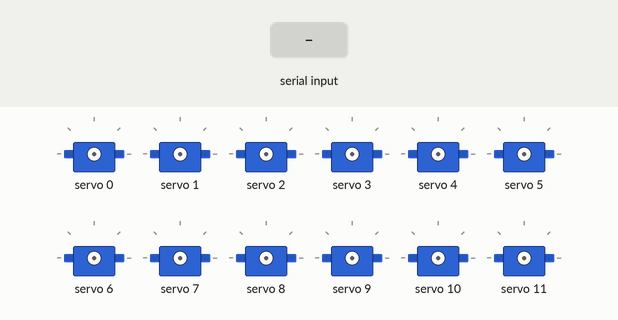
A sketch run on a simulated ESP32. On the bench: 12 × servo. The inputs (shaded band) are chosen by the test bench. What the sketch prints to the serial monitor is not drawn.

Above: at 0.0 s.
At 2.8 s:
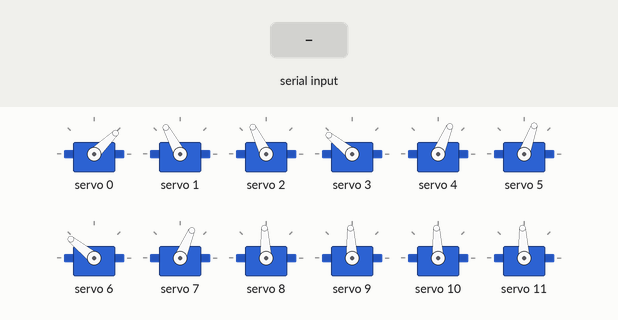
At 6.2 s:
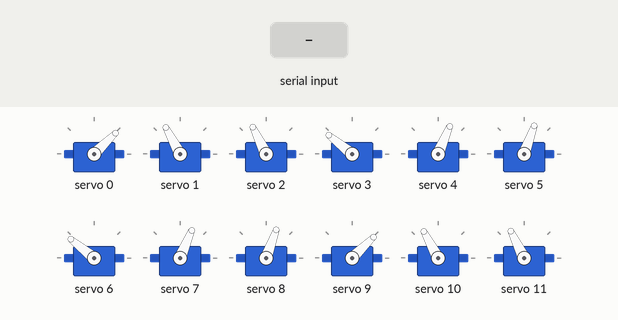
6.3 s: "C0:\n" received over Serial
Timing chart, 0 to 9.3 s (numbered marks = the images above; inputs shaded):
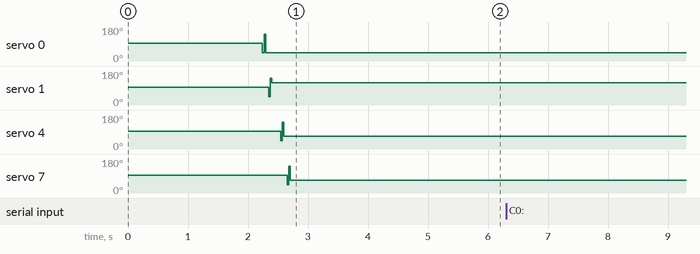

The sketch:

qv3_servo_interface.ino
```cpp
// STEVEN SERVO INTERFACE CODE v2.0 - FIXED & COMPILABLE
#include <Wire.h>
#include <Adafruit_PWMServoDriver.h>

// --- CONFIGURATION ----------------------------------------------------------
#define SERVO_FREQ      50
#define ENABLE_DIAGNOSTICS  true

// Servo limits
#define USMIN_MG996R    500
#define USMAX_MG996R   2500
#define USMIN_MG90S     600
#define USMAX_MG90S    2400

// Rest position definition
const uint16_t robotRestPose[14] = {
  1000, 1764, 1735,  // Front Left
  2000, 1235, 1264,  // Front Right
  2000, 1235, 1264,  // Back Left
  1000, 1764, 1735,  // Back Right
  USMIN_MG90S, USMAX_MG90S  // Antennas
};

// Runtime state tracking
uint16_t currentPose[14];
bool servoHealthy[14];
unsigned long servoLastUpdate[14];

Adafruit_PWMServoDriver pwm;


// ============================================================================
// HELPER FUNCTIONS - FIXED STRING HANDLING
// ============================================================================

void printDiagnostic(const char* msg) {
#if ENABLE_DIAGNOSTICS
  Serial.print("[DIAG] ");
  Serial.println(msg);
#endif
}

// Use sprintf instead of String concatenation for diagnostics
void markServoUnhealthy(uint8_t channel) {
  if (!servoHealthy[channel]) {
    char diagBuf[32];
    snprintf(diagBuf, sizeof(diagBuf), "SERVO %d UNHEALTHY", channel);
    printDiagnostic(diagBuf);
    servoHealthy[channel] = false;
  }
}

void markServoHealthy(uint8_t channel) {
  if (!servoHealthy[channel]) {
    char diagBuf[32];
    snprintf(diagBuf, sizeof(diagBuf), "SERVO %d RECOVERED", channel);
    printDiagnostic(diagBuf);
    servoHealthy[channel] = true;
  }
  servoLastUpdate[channel] = millis();
}

bool safeWriteMicroseconds(uint8_t channel, uint16_t us, uint8_t retries = 3) {
  for (uint8_t attempt = 0; attempt < retries; attempt++) {
    pwm.writeMicroseconds(channel, us);
    delay(1);

    // Simple success assumption - can't truly verify output on PCA9685
    markServoHealthy(channel);
    return true;
  }

  char diagBuf[32];
  snprintf(diagBuf, sizeof(diagBuf), "SERVO WRITE FAILED: CH %d", channel);
  printDiagnostic(diagBuf);
  markServoUnhealthy(channel);
  return false;
}


// ============================================================================
// STAGED INITIALIZATION
// ============================================================================

void setup() {
  Serial.begin(115200);
  delay(1000);

  Serial.println("========================================");
  Serial.println("   QUADRUPED SERVOS INITIALIZATION v2.0  ");
  Serial.println("========================================\n");

  Wire.begin(21, 22);
  Wire.setClock(400000);

  Serial.println("[STEP 1] Initializing PCA9685...");
  if (!pwm.begin()) {
    Serial.println("FATAL ERROR: PCA9685 not responding!");
    while (true) delay(1000);
  }

  pwm.setOscillatorFrequency(25000000);
  pwm.setPWMFreq(SERVO_FREQ);
  delay(100);

  Serial.println("\n[STEP 2] Testing each channel...");
  for (uint8_t i = 0; i < 14; i++) {
    Serial.printf("Testing channel %d... ", i);
    pwm.writeMicroseconds(i, 1500);
    delay(80);
    Serial.println("OK");

    currentPose[i] = robotRestPose[i];
    servoHealthy[i] = true;
    servoLastUpdate[i] = millis();
  }

  Serial.println("\n[STEP 3] Loading rest pose (staggered)...");

  // Group legs to prevent simultaneous current spikes
  const uint8_t legGroups[4][4] = {
    {0, 1, 2, 3},
    {4, 5, 6, 7},
    {8, 9, 10, 11},
    {12, 13, 0, 0}  // Last group smaller
  };

  for (uint8_t g = 0; g < 4; g++) {
    Serial.printf("Loading group %d...", g);

    for (uint8_t chIdx = 0; chIdx < 4; chIdx++) {
      uint8_t channel = legGroups[g][chIdx];

      // Skip dummy slots (third antenna slot)
      if (channel == 0 && g == 3) continue;
      if (channel >= 14) continue;

      // Extended warm-up for known-stubborn channels
      if (channel <= 1 || channel == 7 || channel == 4) {
        Serial.printf(" [WARM-UP]");

        // Three progressive pulses
        pwm.writeMicroseconds(channel, 1000);
        delay(25);
        pwm.writeMicroseconds(channel, 2000);
        delay(25);
        pwm.writeMicroseconds(channel, robotRestPose[channel]);
        delay(50);
      } else {
        safeWriteMicroseconds(channel, robotRestPose[channel]);
      }
    }

    delay(100);  // Let power stabilize between groups
    Serial.println(" DONE");
  }

  Serial.println("\n========================================");
  Serial.println("   STARTUP COMPLETE                      ");
  Serial.println("========================================");

  for (uint8_t i = 0; i < 14; i++) {
    Serial.printf("CH %2d: POS=%4d µs\n", i, currentPose[i]);
  }

  delay(2000);
}


// ============================================================================
// RUNTIME LOOP
// ============================================================================

void loop() {
  static unsigned long lastSystemCheck = 0;

  if (Serial.available() > 0) {
    String data = Serial.readStringUntil('\n');
    parseAndMove(data);
    delay(5);
  }

  // Update all servos at controlled rate
  for (uint8_t i = 0; i < 14; i++) {
    if (servoHealthy[i]) {
      pwm.writeMicroseconds(i, currentPose[i]);
    } else {
      pwm.writeMicroseconds(i, 1500);  // Safe center position
    }
  }

  // Periodic diagnostics every 5 seconds
  if (millis() - lastSystemCheck > 5000) {
    lastSystemCheck = millis();

    #if ENABLE_DIAGNOSTICS
    uint8_t offline = 0;
    for (uint8_t i = 0; i < 14; i++) {
      if ((millis() - servoLastUpdate[i]) > 2000) offline++;
    }
    if (offline > 0) {
      Serial.printf("[%lu] STATUS: %d servos inactive\n", millis(), offline);
    }
    #endif
  }

  delay(25);  // 40Hz refresh cycle
}


// ============================================================================
// COMMAND PARSING - FIXED STRING TRIMMING
// ============================================================================

void parseAndMove(String data) {
  int idx0  = data.indexOf("C0:");
  int idx1  = data.indexOf("C1:");
  int idx2  = data.indexOf("C2:");
  int idx3  = data.indexOf("C3:");
  int idx4  = data.indexOf("C4:");
  int idx5  = data.indexOf("C5:");
  int idx6  = data.indexOf("C6:");
  int idx7  = data.indexOf("C7:");
  int idx8  = data.indexOf("C8:");
  int idx9  = data.indexOf("C9:");
  int idx10 = data.indexOf("C10:");
  int idx11 = data.indexOf("C11:");
  int idx12 = data.indexOf("C12:");
  int idx13 = data.indexOf("C13:");

  if (idx0 == -1 || idx1 == -1 || idx2 == -1 || idx3 == -1 ||
      idx4 == -1 || idx5 == -1 || idx6 == -1 || idx7 == -1 ||
      idx8 == -1 || idx9 == -1 || idx10 == -1 || idx11 == -1 ||
      idx12 == -1 || idx13 == -1) {
    Serial.println("ERROR: Malformed command - missing markers");
    return;
  }

  // FIX: Parse substring into temp String FIRST, THEN trim, THEN convert
  int vals[14];
  String tmpStr;

  tmpStr = data.substring(idx0  + 3, idx1 ); tmpStr.trim(); vals[0] = tmpStr.toInt();
  tmpStr = data.substring(idx1  + 3, idx2 ); tmpStr.trim(); vals[1] = tmpStr.toInt();
  tmpStr = data.substring(idx2  + 3, idx3 ); tmpStr.trim(); vals[2] = tmpStr.toInt();
  tmpStr = data.substring(idx3  + 3, idx4 ); tmpStr.trim(); vals[3] = tmpStr.toInt();
  tmpStr = data.substring(idx4  + 3, idx5 ); tmpStr.trim(); vals[4] = tmpStr.toInt();
  tmpStr = data.substring(idx5  + 3, idx6 ); tmpStr.trim(); vals[5] = tmpStr.toInt();
  tmpStr = data.substring(idx6  + 3, idx7 ); tmpStr.trim(); vals[6] = tmpStr.toInt();
  tmpStr = data.substring(idx7  + 3, idx8 ); tmpStr.trim(); vals[7] = tmpStr.toInt();
  tmpStr = data.substring(idx8  + 3, idx9 ); tmpStr.trim(); vals[8] = tmpStr.toInt();
  tmpStr = data.substring(idx9  + 3, idx10); tmpStr.trim(); vals[9] = tmpStr.toInt();
  tmpStr = data.substring(idx10 + 4, idx11); tmpStr.trim(); vals[10] = tmpStr.toInt();
  tmpStr = data.substring(idx11 + 4, idx12); tmpStr.trim(); vals[11] = tmpStr.toInt();
  tmpStr = data.substring(idx12 + 4, idx13); tmpStr.trim(); vals[12] = tmpStr.toInt();
  tmpStr = data.substring(idx13 + 4       ); tmpStr.trim(); vals[13] = tmpStr.toInt();

  // Apply with bounds checking
  bool movementWarning = false;
  for (uint8_t i = 0; i < 14; i++) {
    uint16_t minVal = (i < 12) ? USMIN_MG996R : USMIN_MG90S;
    uint16_t maxVal = (i < 12) ? USMAX_MG996R : USMAX_MG90S;

    int constrained = constrain(vals[i], minVal, maxVal);
    int delta = abs(constrained - currentPose[i]);

    if (delta > 500) {
      Serial.printf("WARN: Large jump CH %d (%d -> %d)\n", i, currentPose[i], constrained);
      movementWarning = true;
    }

    // Only reject extreme jumps if safety threshold exceeded
    if (delta < 800) {  // Removed broken comment syntax
      currentPose[i] = constrained;
    }
  }

  if (movementWarning) {
    Serial.println("(Movement warnings logged - positions adjusted)");
  }
}
```

Measured:
- after the input at 6.3 s, every drawn part: stays the same
